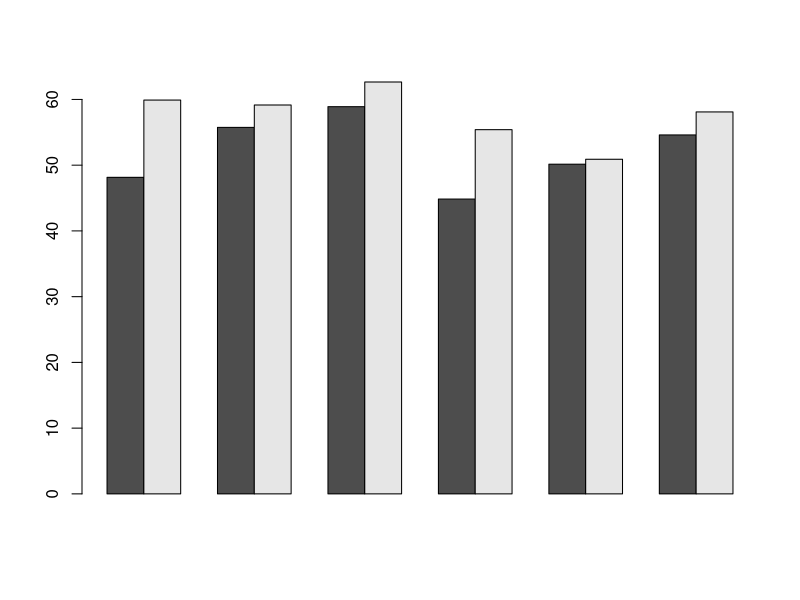

Write the R code that produced this figure.
## ---- chunk 1
my.data = npk;
my.data$yield = NULL
my.vec = c(0,0,0,0,0,0,0,0,0,0,0,0,0,0,0,0,0,0,0,0,0,0,0,0)
my.data$N = my.vec
my.data$P = my.vec
my.data$K = my.vec
## ---- chunk 2
for (i in 1:6) {
  nitr = sample.int(4,2); nitr
  phoss = sample.int(4,2); phoss 
  k = sample.int(4,2); k
  
  nitr = nitr + (4 * (i-1)); nitr
  phoss = phoss + (4 * (i-1)); phoss
  k = k + (4 * (i-1));k
  my.data$N[nitr] = 1; my.data$N[nitr]
  my.data$P[phoss] = 1;
  my.data$K[k] = 1;
  
}
# randomized soil additives per block
my.data
## ---- chunk 3
nitr = numeric(6)
nonitr = numeric(6)
for (i in 1:6){
  
  for (j in 0:1){
    cat("block", i, "N", j)
    mean = mean(npk[npk$block == i & npk$N == j,]$yield) 
    print(mean)
    
    if (j == 0){
      nonitr[i] = mean
    }
    else{
      nitr[i] = mean
    }
    
    
  }
}
nitr
nonitr
blocks = seq(1:6)
test = rbind(nonitr,nitr)
barplot(test,beside=T)
